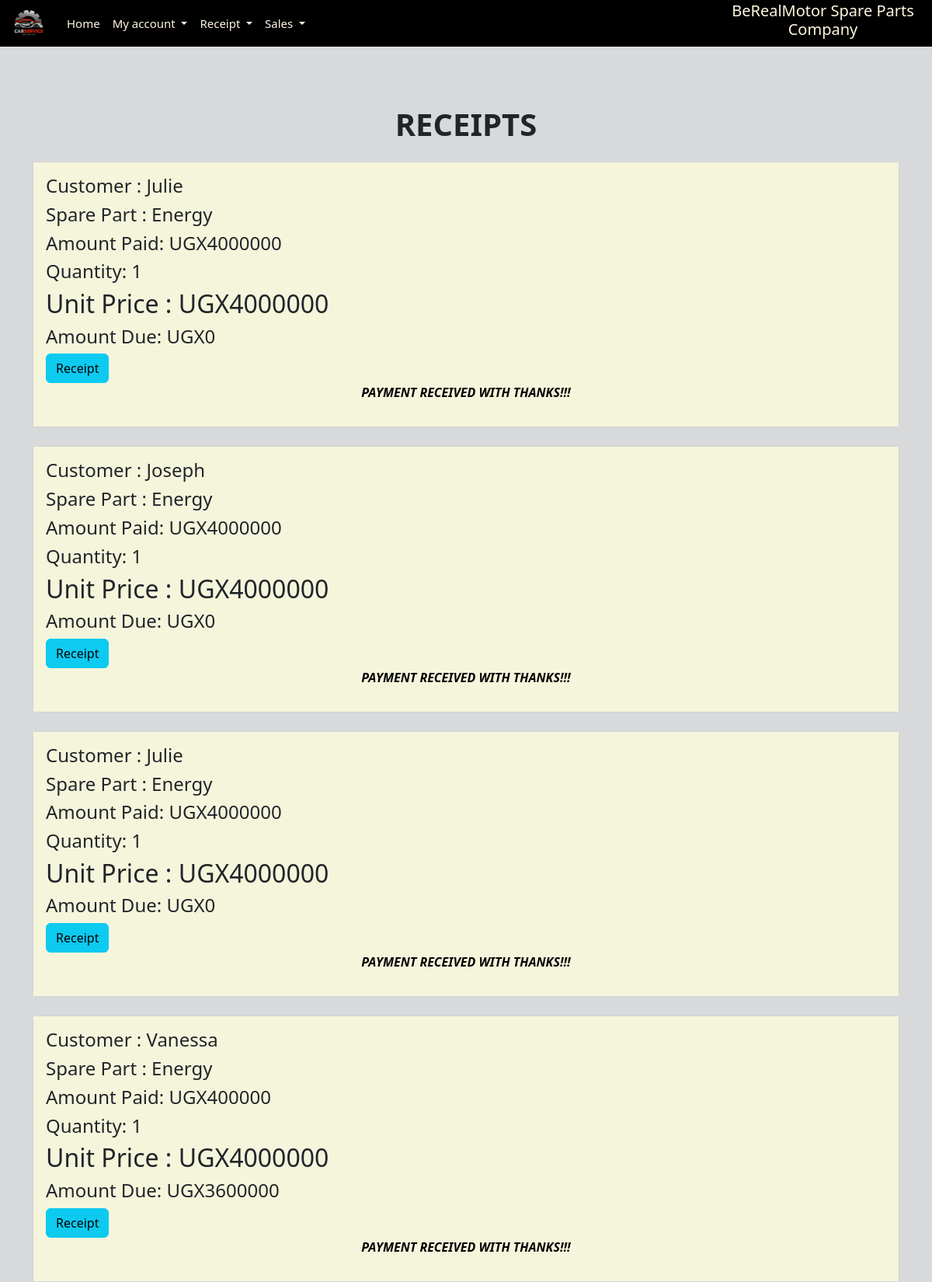
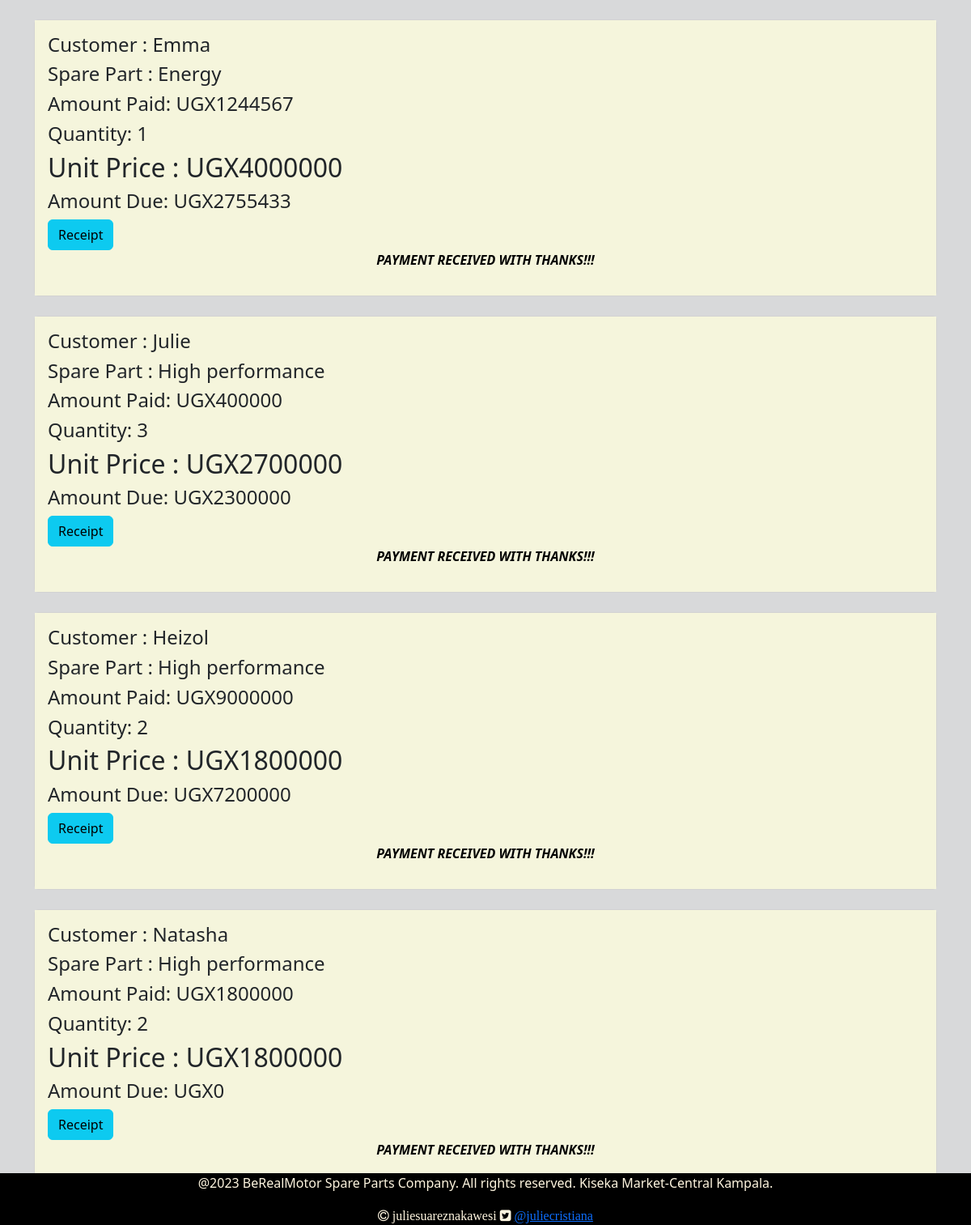
The app's page /receipt/ (signed in) with its own data (2 pictures, top to bottom).
### StockApp/models.py (models this page shows, shortened)
class Sale(models.Model):
    part = models.ForeignKey(SparePart,on_delete=models.CASCADE,null=False,blank=False)
    quantity = models.IntegerField(default=0,null=False,blank=False)
    amount_received = models.IntegerField(default=0,null=False,blank=False)
    customer_name = models.CharField(max_length=100,null=False,blank=False)
    unit_price = models.IntegerField(default=0,null=False,blank=False)
    branch_name = models.CharField(max_length=50,null=False,blank=False)
    phone_number = models.CharField(max_length=50,null=False,blank=False)
    part_name = models.CharField(max_length=50,null=False,blank=False)
    date = models.DateField(default=timezone.now)
    def get_total(self):
        total = self.quantity * self.part.unit_price
        return int(total)
    def amount_due(self):
        amount_due = self.get_total() - self.amount_received
        return abs(int(amount_due))

class SparePart(models.Model):
    Category_name = models.ForeignKey(Category,on_delete=models.CASCADE,null=False,blank=False)
    date_of_arrival = models.DateField(default=timezone.now)
    part_name = models.CharField(max_length=50,null=False,blank=False)
    country_of_origin = models.CharField(max_length=50,null=False,blank=False)
    total_quantity = models.IntegerField(default=0,null=False,blank=False,validators=[MinValueValidator(1)])
    issued_quantity = models.IntegerField(default=0,null=False,blank=False)
    received_quantity = models.IntegerField(default=0,null=False,blank=False)
    unit_price = models.IntegerField(default=0,null=False,blank=False)
    branch_name = models.CharField(max_length=50,null=False,blank=False)
    def __str__(self):
        return self.part_name

### StockApp/views.py (the view)
# urls.py: path('receipt/', views.receipt, name='receipt'),
@login_required
def receipt(request):
    sales = Sale.objects.all().order_by('-id')
    return render(request,'ProjectWork/receipt.html',{'sales':sales})

### templates/ProjectWork/receipt.html (shortened to what this page needs)
{% extends 'ProjectWork/base.html'%}
{% block content%}
{% load static %}
<br /><br>
<div class="container" >
  <h1 class="card-header text-center" style="font-weight: bolder;">RECEIPTS</h1><br>
  {% for sale in sales %}
  <div class="card">
    <div class="card-body" style="background-color: beige;">
      <h4 class="card-title">Customer : {{sale.customer_name | title}}</h4>
      <h4 class="card-text">Spare Part : {{sale.part}}</h4>
      <h4 class="card-text">Amount Paid:  UGX{{ sale.amount_received }}</h4>
      <h4 class="card-text">Quantity: {{sale.quantity }}</h4>
      <h2>Unit Price :  UGX{{ sale.get_total }}</h2>
      <div style="flex: 1">
        <h4 class="card-text">Amount Due: UGX{{ sale.amount_due }}</h4>
        <a href="{% url 'receipt_detail' sale.id %}">
          <input type="submit" value="Receipt" class="btn btn-info" type="button"/>
        </a>
        <div style="text-align: center; font-style: italic; font-weight: bolder; color: black;">
          <p> PAYMENT RECEIVED WITH THANKS!!!</p>
        </div>
      </div>
    </div>
  </div>
  <br />
  {% endfor %}
</div>
{% endblock %}

### StockApp/static/css/main.css (style rules this page uses)
html,body { position: relative; overflow-x: hidden; width: 100% !important; height: 100vh; display: table; position: relative; background-position: center; background-attachment: scroll; -o-background-size: cover; -moz-background-size: cover; -webkit-background-size: cover; background-size: cover; background-repeat: no-repeat; }

### templates/ProjectWork/receipt.html (style rules this page uses)
html,body { background-color: #D8D9DA; }

### records on screen
Sale: customer_name "Julie", part "Energy", amount_received "4000000", quantity "1", get_total "4000000", amount_due "0"
Sale: customer_name "Joseph", part "Energy", amount_received "4000000", quantity "1", get_total "4000000", amount_due "0"
Sale: customer_name "Julie", part "Energy", amount_received "4000000", quantity "1", get_total "4000000", amount_due "0"
Sale: customer_name "Vanessa", part "Energy", amount_received "400000", quantity "1", get_total "4000000", amount_due "3600000"
Sale: customer_name "Emma", part "Energy", amount_received "1244567", quantity "1", get_total "4000000", amount_due "2755433"
Sale: customer_name "Julie", part "High performance", amount_received "400000", quantity "3", get_total "2700000", amount_due "2300000"
Sale: customer_name "Heizol", part "High performance", amount_received "9000000", quantity "2", get_total "1800000", amount_due "7200000"
Sale: customer_name "Natasha", part "High performance", amount_received "1800000", quantity "2", get_total "1800000", amount_due "0"
